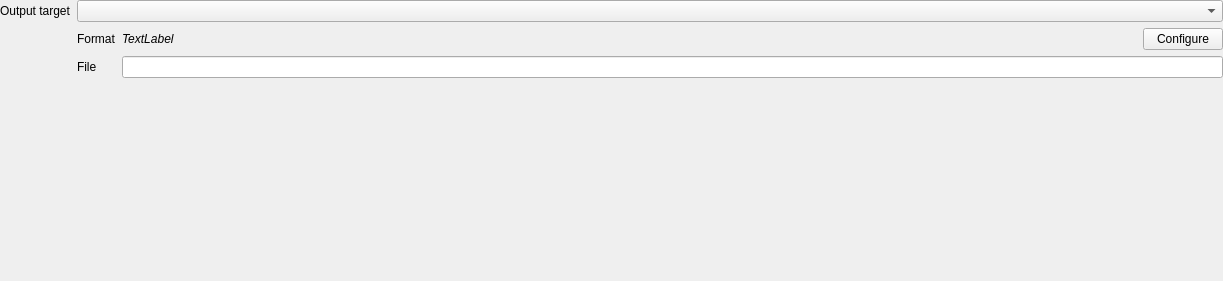
<?xml version="1.0" encoding="UTF-8"?>
<ui version="4.0">
 <class>Form</class>
 <widget class="QWidget" name="Form">
  <property name="geometry">
   <rect>
    <x>0</x>
    <y>0</y>
    <width>1223</width>
    <height>281</height>
   </rect>
  </property>
  <property name="windowTitle">
   <string>Form</string>
  </property>
  <layout class="QGridLayout" name="gridLayout">
   <property name="leftMargin">
    <number>0</number>
   </property>
   <property name="topMargin">
    <number>0</number>
   </property>
   <property name="rightMargin">
    <number>0</number>
   </property>
   <property name="bottomMargin">
    <number>0</number>
   </property>
   <property name="verticalSpacing">
    <number>-1</number>
   </property>
   <item row="5" column="0">
    <spacer name="verticalSpacer">
     <property name="orientation">
      <enum>Qt::Vertical</enum>
     </property>
     <property name="sizeHint" stdset="0">
      <size>
       <width>20</width>
       <height>40</height>
      </size>
     </property>
    </spacer>
   </item>
   <item row="0" column="1" colspan="2">
    <widget class="QComboBox" name="cbOutputTarget"/>
   </item>
   <item row="0" column="0">
    <widget class="QLabel" name="label">
     <property name="sizePolicy">
      <sizepolicy hsizetype="Maximum" vsizetype="Preferred">
       <horstretch>0</horstretch>
       <verstretch>0</verstretch>
      </sizepolicy>
     </property>
     <property name="text">
      <string>Output target</string>
     </property>
    </widget>
   </item>
   <item row="1" column="1" colspan="2">
    <widget class="QWidget" name="wTgtDoc" native="true">
     <property name="minimumSize">
      <size>
       <width>0</width>
       <height>50</height>
      </size>
     </property>
     <layout class="QGridLayout" name="gridLayout_2">
      <property name="leftMargin">
       <number>0</number>
      </property>
      <property name="topMargin">
       <number>0</number>
      </property>
      <property name="rightMargin">
       <number>0</number>
      </property>
      <property name="bottomMargin">
       <number>0</number>
      </property>
      <item row="0" column="0">
       <widget class="QLabel" name="label_2">
        <property name="sizePolicy">
         <sizepolicy hsizetype="Maximum" vsizetype="Preferred">
          <horstretch>0</horstretch>
          <verstretch>0</verstretch>
         </sizepolicy>
        </property>
        <property name="text">
         <string>Format</string>
        </property>
       </widget>
      </item>
      <item row="1" column="0">
       <widget class="QLabel" name="label_4">
        <property name="text">
         <string>File</string>
        </property>
       </widget>
      </item>
      <item row="0" column="1" colspan="2">
       <widget class="QLabel" name="lblTgtDocFmtValue">
        <property name="font">
         <font>
          <italic>true</italic>
         </font>
        </property>
        <property name="toolTip">
         <string>Exported result format</string>
        </property>
        <property name="text">
         <string>TextLabel</string>
        </property>
       </widget>
      </item>
      <item row="0" column="3">
       <widget class="QPushButton" name="pbTgtDocConfigure">
        <property name="sizePolicy">
         <sizepolicy hsizetype="Maximum" vsizetype="Fixed">
          <horstretch>0</horstretch>
          <verstretch>0</verstretch>
         </sizepolicy>
        </property>
        <property name="toolTip">
         <string>Configure output format</string>
        </property>
        <property name="text">
         <string>Configure</string>
        </property>
       </widget>
      </item>
      <item row="1" column="1" colspan="3">
       <widget class="QLineEdit" name="leTgtDocFileName">
        <property name="toolTip">
         <string>Exported result target (file or clipboard)</string>
        </property>
        <property name="readOnly">
         <bool>true</bool>
        </property>
       </widget>
      </item>
     </layout>
    </widget>
   </item>
  </layout>
 </widget>
 <resources/>
 <connections/>
</ui>
